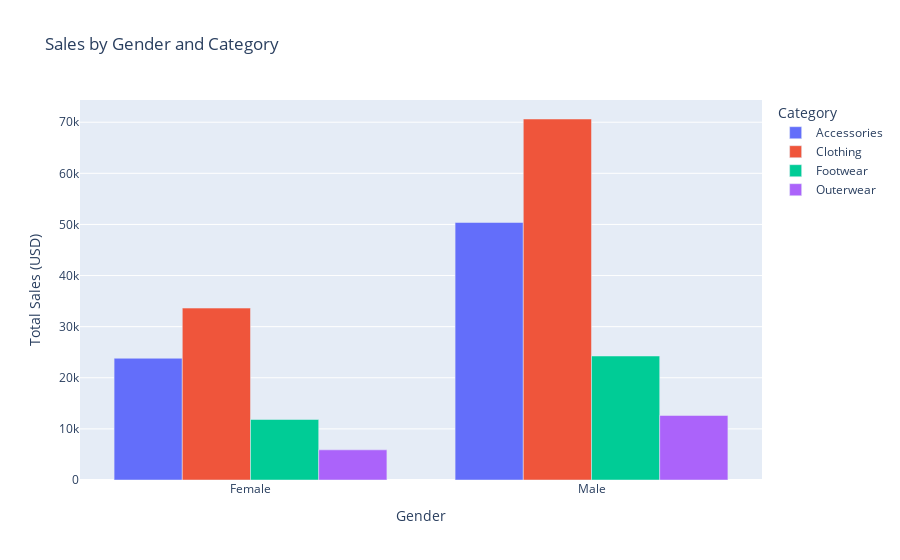

Notebook code cell kept with this figure:
### Code cell
# Group sales data by Gender and Category
gender_category_sales = data.groupby(['Gender', 'Category'])['Purchase Amount (USD)'].sum().reset_index()

# Create a bar chart to visualize sales trends by gender and category
gender_category_fig = px.bar(
    gender_category_sales,
    x='Gender',
    y='Purchase Amount (USD)',
    color='Category',
    title="Sales by Gender and Category",
    barmode='group'
)

# Update chart layout
gender_category_fig.update_layout(
    xaxis_title="Gender",
    yaxis_title="Total Sales (USD)",
    legend_title="Category"
)

# Display the chart
gender_category_fig.show()

### Figure 1 — Plotly figure (JSON) as saved in the notebook; plotly's stock layout.template omitted (floating-point values rounded to 4 significant figures)
{"data": [{"alignmentgroup": "True", "hovertemplate": "Category=Accessories<br>Gender=%{x}<br>Purchase Amount (USD)=%{y}<extra></extra>", "legendgroup": "Accessories", "marker": {"color": "#636efa", "pattern": {"shape": ""}}, "name": "Accessories", "offsetgroup": "Accessories", "orientation": "v", "showlegend": true, "textposition": "auto", "type": "bar", "x": ["Female", "Male"], "xaxis": "x", "y": [23819, 50381], "yaxis": "y"}, {"alignmentgroup": "True", "hovertemplate": "Category=Clothing<br>Gender=%{x}<br>Purchase Amount (USD)=%{y}<extra></extra>", "legendgroup": "Clothing", "marker": {"color": "#EF553B", "pattern": {"shape": ""}}, "name": "Clothing", "offsetgroup": "Clothing", "orientation": "v", "showlegend": true, "textposition": "auto", "type": "bar", "x": ["Female", "Male"], "xaxis": "x", "y": [33636, 70628], "yaxis": "y"}, {"alignmentgroup": "True", "hovertemplate": "Category=Footwear<br>Gender=%{x}<br>Purchase Amount (USD)=%{y}<extra></extra>", "legendgroup": "Footwear", "marker": {"color": "#00cc96", "pattern": {"shape": ""}}, "name": "Footwear", "offsetgroup": "Footwear", "orientation": "v", "showlegend": true, "textposition": "auto", "type": "bar", "x": ["Female", "Male"], "xaxis": "x", "y": [11835, 24258], "yaxis": "y"}, {"alignmentgroup": "True", "hovertemplate": "Category=Outerwear<br>Gender=%{x}<br>Purchase Amount (USD)=%{y}<extra></extra>", "legendgroup": "Outerwear", "marker": {"color": "#ab63fa", "pattern": {"shape": ""}}, "name": "Outerwear", "offsetgroup": "Outerwear", "orientation": "v", "showlegend": true, "textposition": "auto", "type": "bar", "x": ["Female", "Male"], "xaxis": "x", "y": [5901, 12623], "yaxis": "y"}], "layout": {"autosize": true, "barmode": "group", "legend": {"title": {"text": "Category"}, "tracegroupgap": 0}, "title": {"text": "Sales by Gender and Category"}, "xaxis": {"anchor": "y", "autorange": true, "domain": [0, 1], "range": [-0.5, 1.5], "title": {"text": "Gender"}, "type": "category"}, "yaxis": {"anchor": "x", "autorange": true, "domain": [0, 1], "range": [0, 74350.0], "title": {"text": "Total Sales (USD)"}, "type": "linear"}}}
